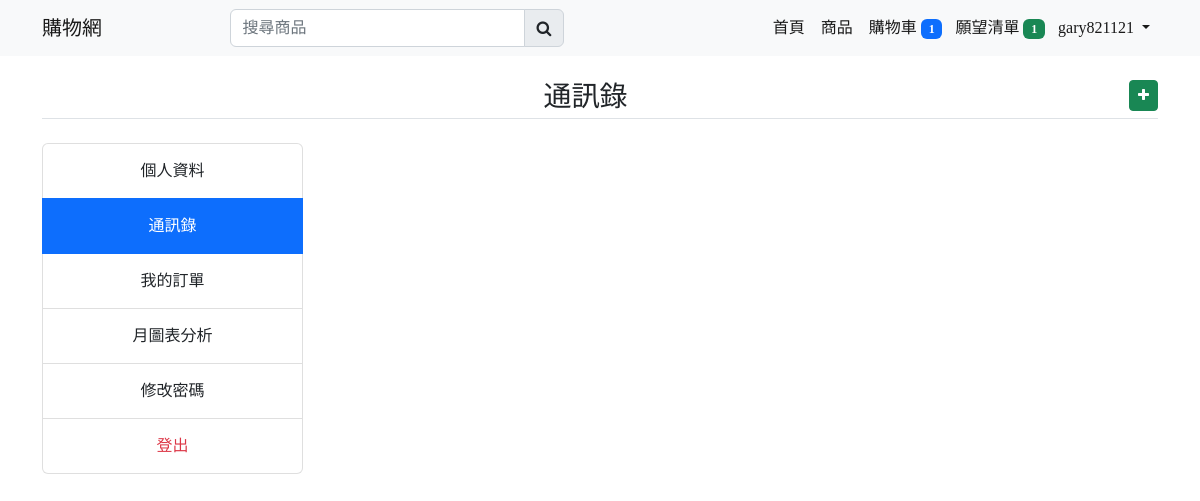
Page /address_book (signed in) on the earlier database version.
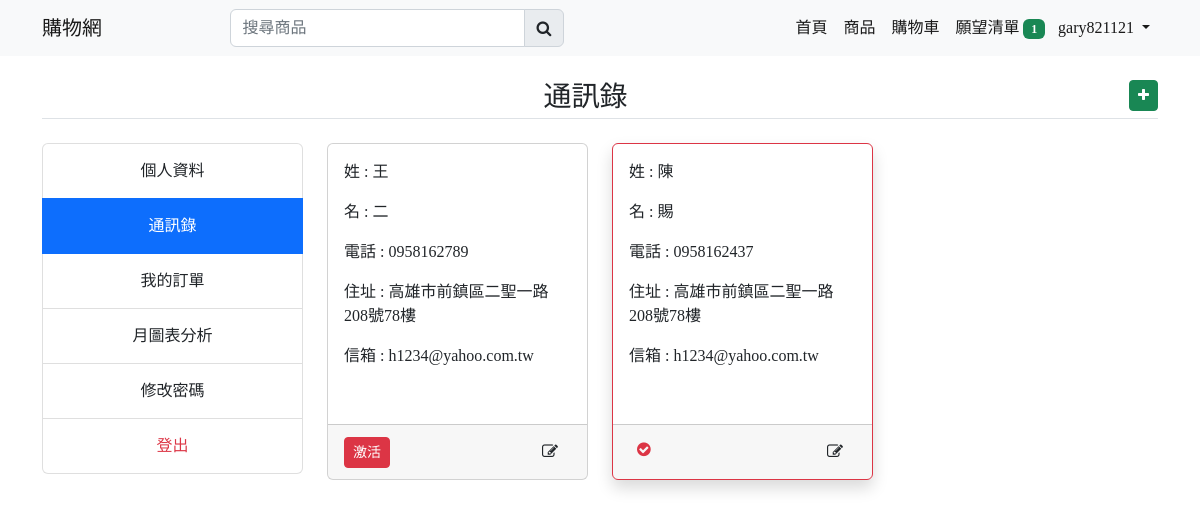
Same page on the later database version.
### mainapp/models.py (models this page shows, shortened)
class Profile(models.Model):
    user = models.OneToOneField(
        User, on_delete=models.CASCADE, null=True, blank=True)
    last_name = models.CharField(max_length=150, null=True, blank=True)
    first_name = models.CharField(max_length=150, null=True, blank=True)
    phone = models.CharField(max_length=150, null=True, blank=True)
    address = models.CharField(max_length=150, null=True, blank=True)
    email = models.EmailField(max_length=150, null=True, blank=True)
    profile_image = models.ImageField(
        upload_to=get_profile_file_path, null=True, blank=True)
    create_at = models.DateTimeField(auto_now_add=True)
    @property
    def cart_item_total(self):
        total = len(self.cart_set.all())
        return total
    @property
    def wishlist_item_total(self):
        total = len(self.wishlist_set.all())
        return total
    @property
    def profile_imageURL(self):
        try:
            url = self.profile_image.url
        except:
            url = 'images/profile.jpg'
        return url

class Cart(models.Model):
    user = models.ForeignKey(Profile, on_delete=models.CASCADE)
    product = models.ForeignKey(Product, on_delete=models.CASCADE)
    product_qty = models.IntegerField(null=False, blank=False)
    create_at = models.DateTimeField(auto_now_add=True)

class Wishlist(models.Model):
    user = models.ForeignKey(Profile, on_delete=models.CASCADE)
    product = models.ForeignKey(Product, on_delete=models.CASCADE)
    create_at = models.DateTimeField(auto_now_add=True)

class Addressbook(models.Model):
    user = models.ForeignKey(Profile, on_delete=models.CASCADE)
    last_name = models.CharField(max_length=150, null=True, blank=True)
    first_name = models.CharField(max_length=150, null=True, blank=True)
    phone = models.CharField(max_length=150, null=True, blank=True)
    address = models.CharField(max_length=150, null=True, blank=True)
    email = models.EmailField(max_length=150, null=True, blank=True)
    status = models.BooleanField(default=False)

### mainapp/views.py (the view)
# urls.py: path('address_book', views.address_book, name='address_book'),
@login_required
def address_book(request):
    profile = Profile.objects.get(user=request.user)
    address = Addressbook.objects.filter(
        user=request.user.profile)
    return render(request, 'store/auth/address_book.html', locals())

### mainapp/templates/store/auth/address_book.html (shortened to what this page needs)
{% extends 'store/layouts/main.html' %}
{% load static %}
{% block content %}
<div class="container mt-3">
    <h3 class="border-bottom my-4 pb-1 text-center">通訊錄
        <a href="{% url 'add_address_book' %}" class="float-end btn btn-success btn-sm"><i class="fa fa-plus"></i></a>
    </h3>
    <div class="row">
        <div class="col-md-3">
            {% include 'store/auth/dash_siderbar.html' %}
        </div>
        <div class="col-md-9">
            <div class="row addContent">
                {% for add in address %}
                <div class="col-md-4">
                    <div class="card mb-3 {% if add.status %}shadow border-danger{% endif %}
                    addcard addcard{{add.id}}">
                        <div class="card-body" style="overflow-y: auto; height: 280px">
                            <p>姓 : {{add.last_name}}</p>
                            <p>名 : {{add.first_name}}</p>
                            <p>電話 :
                                {% if add.phone %}
                                    {{add.phone}}
                                {% else %}
                                    &nbsp; 請輸入電話號碼...
                                {% endif %}
                            </p>
                            <p>住址 :
                                {% if add.address %}
                                    {{add.address}}
                                {% else %}
                                    &nbsp; 請輸入地址...
                                {% endif %}
                            </p>
                            <p>信箱 : {{add.email}}</p>
                        </div>
                        {% if add.status %}
                        <div class="card-footer add" data-id="{{add.id}}">
                            <i class="fa fa-check-circle text-danger addicon addicon{{add.id}} p-2"></i>
                            <button type="button" class="btn float-end addEdit" data-id="{{add.id}}" data-bs-toggle="modal" data-bs-target="#exampleModal{{add.id}}">
                                <i class="fa fa-edit "></i>
                            </button>
                        </div>
                        {% else %}
                        <div class="card-footer add" >
                            <button class="btn btn-danger btn-sm mt-1 activateBtn activateBtn{{add.id}}" data-id="{{add.id}}">激活</button>
                            <button type="button" class="btn float-end addEdit" data-id="{{add.id}}" data-bs-toggle="modal" data-bs-target="#exampleModal{{add.id}}">
                                <i class="fa fa-edit "></i>
                            </button>
                        </div>
                        {% endif %}
                    </div>
                </div>
                {% endfor %}
            </div>
        </div>
    </div>
</div>
{% endblock content %}

### mainapp/templates/store/inc/navbar.html (shortened to what this page needs)
{% load static %}
<nav class="navbar navbar-expand-lg bg-light" id="item_count">
    <div class="container">
      <a class="navbar-brand" href="{% url 'home' %}">購物網</a>
      <div class="search-bar">
        <form action="{% url 'search_product' %}" method="POST">
          <div class="input-group">
            <input type="search" class="form-control" id="search_product" name="search_product" placeholder="搜尋商品" required>
            <button class="input-group-text"><i class="fa fa-search"></i></button>
          </div>
      </form>
      </div>
      <div class="collapse navbar-collapse" id="navbarNav">
        <ul class="navbar-nav ms-auto">
          <li class="nav-item">
            <a class="nav-link active {% if request.resolver_match.url_name == 'home' %}navactive{% endif %}" aria-current="page" href="{% url 'home' %}">首頁</a>
          </li>
          <li class="nav-item">
            <a class="nav-link active {% if request.resolver_match.url_name == 'collections' %}navactive{% endif %}" href="{% url 'collections' %}">商品</a>
          </li>
          <li class="nav-item">
            <a class="nav-link active {% if request.resolver_match.url_name == 'cart' %}navactive{% endif %}" aria-current="page" href="{% url 'cart' %}">
              購物車
              {% if profile.cart_item_total > 0 %}
              <span class="badge badge-pill bg-primary cart-count" style="margin-right: -3px;">{{profile.cart_item_total}}</span>
              {% endif %}
            </a>
          </li>
          <li class="nav-item">
            <a class="nav-link active {% if request.resolver_match.url_name == 'wishlist' %}navactive{% endif %}" aria-current="page" href="{% url 'wishlist' %}">
              願望清單
              {% if profile.wishlist_item_total > 0 %}
              <span class="badge badge-pill bg-success wishlist-count" style="margin-right: -3px;">{{profile.wishlist_item_total}}</span>
              {% endif %}
            </a>
          </li>
          {% if request.user.is_authenticated %}
          <li class="nav-item dropdown">
            <a class="nav-link dropdown-toggle active ints"
            href="#" role="button" data-bs-toggle="dropdown" aria-expanded="false">
              {{request.user}}
            </a>
          </li>
          {% else %}
          <li class="nav-item">
            <a class="nav-link" href="{% url 'login2' %}">登入</a>
          </li>
          {% endif  %}
        </ul>
      </div>
    </div>
  </nav>

Differences in the rows shown:
changed Profile: cart_item_total "1" → (not shown)
added Addressbook: last_name "王", first_name "二", phone "0958162789", address "高雄市前鎮區二聖一路208號78樓", email "h1234@yahoo.com.tw", status False (drawn)
added Addressbook: last_name "陳", first_name "賜", phone "0958162437", address "高雄市前鎮區二聖一路208號78樓", email "h1234@yahoo.com.tw", status True (drawn)
